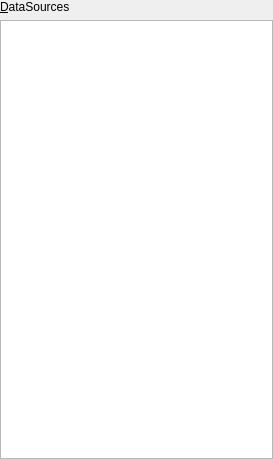
<?xml version="1.0" encoding="UTF-8"?>
<ui version="4.0">
 <class>DataSourceList</class>
 <widget class="QWidget" name="DataSourceList">
  <property name="geometry">
   <rect>
    <x>0</x>
    <y>0</y>
    <width>273</width>
    <height>459</height>
   </rect>
  </property>
  <property name="windowTitle">
   <string>Form</string>
  </property>
  <layout class="QGridLayout" name="gridLayout">
   <property name="margin">
    <number>0</number>
   </property>
   <item row="0" column="0">
    <layout class="QVBoxLayout" name="verticalLayout">
     <item>
      <widget class="QLabel" name="sourceLabel">
       <property name="text">
        <string>&amp;DataSources</string>
       </property>
       <property name="buddy">
        <cstring>sourceListWidget</cstring>
       </property>
      </widget>
     </item>
     <item>
      <widget class="QListWidget" name="sourceListWidget"/>
     </item>
    </layout>
   </item>
  </layout>
 </widget>
 <tabstops>
  <tabstop>sourceListWidget</tabstop>
 </tabstops>
 <resources/>
 <connections/>
</ui>
